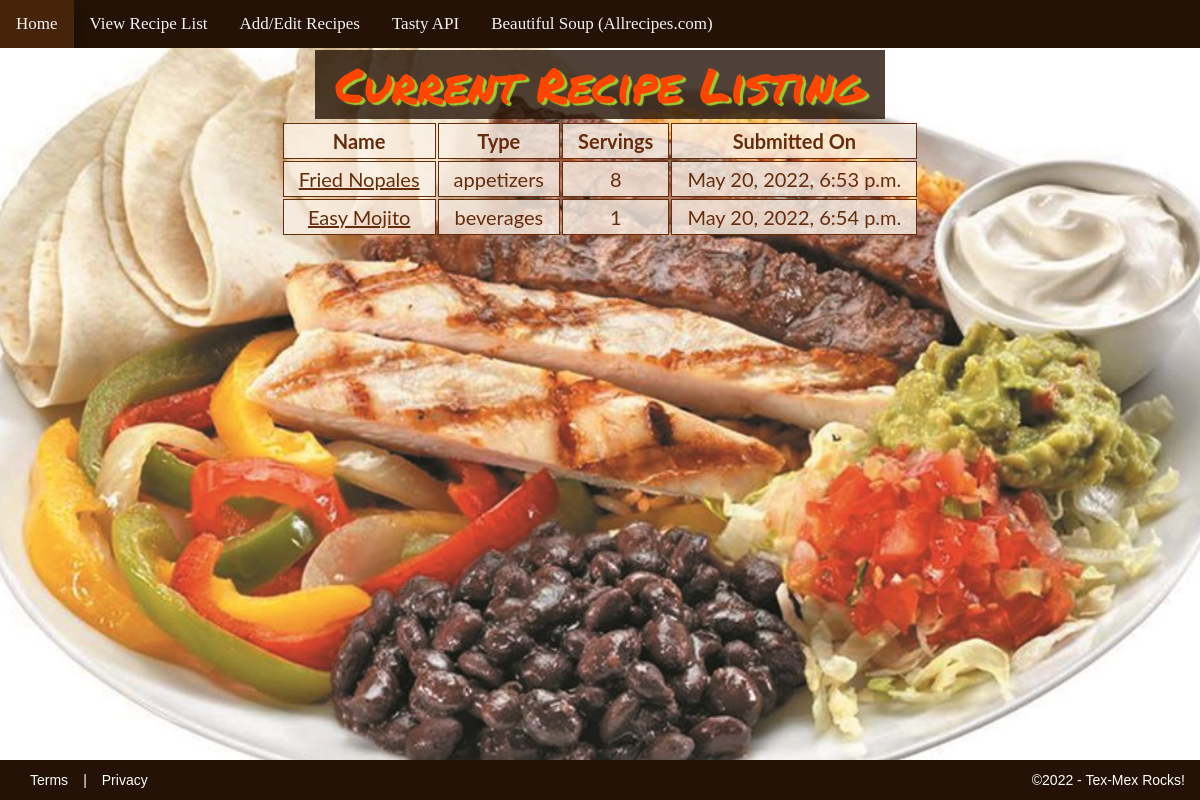
The app's page /view_recipes, older data.
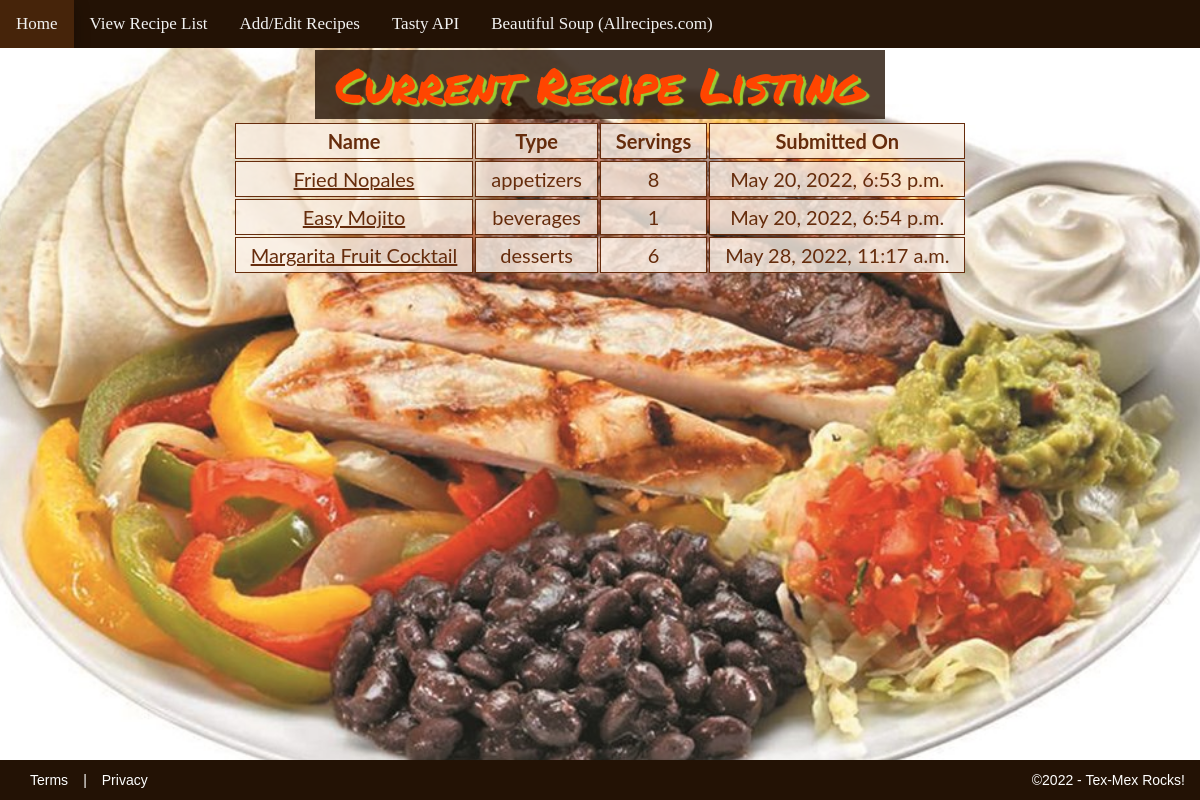
The same page, newer data.
### TexMex/models.py (models this page shows, shortened)
class Food(models.Model):
    type = models.CharField(max_length=12, choices=TYPE_CHOICES)
    name = models.CharField(max_length=60, default="", blank=True, null=False)
    servings = models.IntegerField(default=0)
    recipe = models.TextField(max_length=1000, default="", blank=True)
    dateSubmitted = models.DateTimeField(auto_now_add=True)
    objects = models.Manager()

### TexMex/views.py (the view)
# urls.py: path('view_recipes', views.view_recipes, name="view_recipes"),
def view_recipes(request):
    foods = Food.objects.all()
    return render(request, 'TexMex/texmex_display.html', {'foods': foods})

### TexMex/templates/TexMex/texmex_display.html (shortened to what this page needs)
{% extends 'texmex_base.html' %}
{% block header %}Current Recipe Listing{% endblock %}
{% block content %}
<center>
	<div class="scrollable">
			<table>
				<tr>
					<th>Name</th>
					<th>Type</th>
					<th>Servings</th>
					<th>Submitted On</th>
				</tr>
				{%  for food in foods %}
				<tr>
					<td><a href="./{{ food.pk}}/details/">{{ food.name }}</a></td>
                    <td>{{ food.type }}</td>
					<td>{{ food.servings }}</td>
					<td>{{ food.dateSubmitted }}</td>
				</tr>
				{% endfor %}
			</table>
        </div>
</center>
{% endblock %}

Row changes from the older to the newer data that the page shows:
added Food: name "Margarita Fruit Cocktail", type "desserts", servings "6", dateSubmitted "May 28, 2022, 11:17 a.m."
